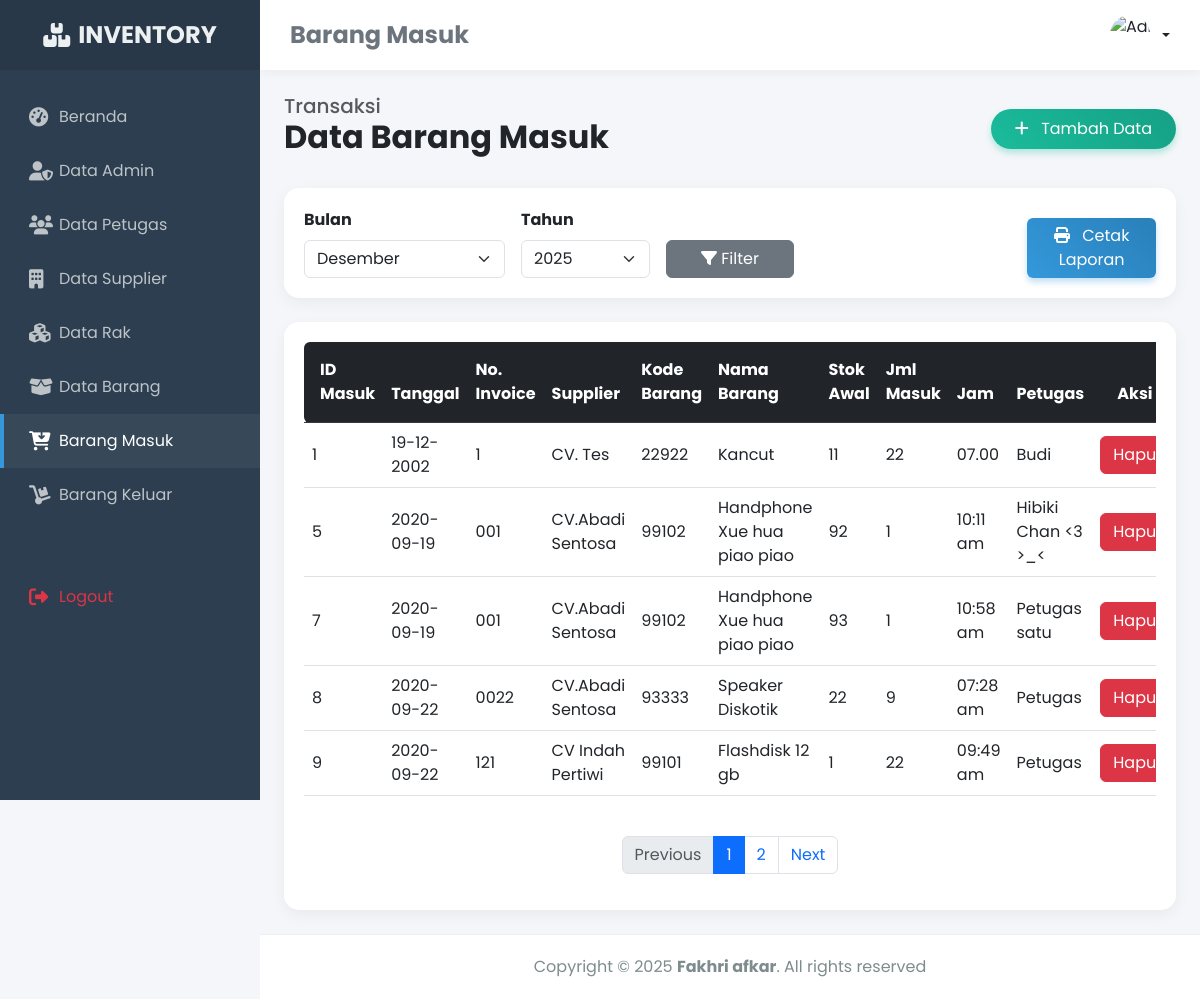
Screenshot of /admin/modul/barangMasuk/title.php with the database file from the repository.
### tables this page shows
CREATE TABLE `tb_barang_in` (
  `id_brg_in` int(11) NOT NULL,
  `tanggal` varchar(255) NOT NULL,
  `noinv` varchar(11) NOT NULL,
  `supplier` varchar(255) NOT NULL,
  `kode_brg` varchar(11) NOT NULL,
  `nama_brg` varchar(255) NOT NULL,
  `stok` int(11) NOT NULL,
  `jml_masuk` int(11) NOT NULL,
  `jam` varchar(255) NOT NULL,
  `petugas` varchar(255) NOT NULL
);

### admin/modul/barangMasuk/title.php (the view, shortened to what this page needs)
<?php
    include '../koneksi.php';
    $bulan_filter = isset($_GET['bulan']) ? $_GET['bulan'] : date('m');
    $tahun_filter = isset($_GET['tahun']) ? $_GET['tahun'] : date('Y');
?>
<!DOCTYPE html>
<html lang="id">
<head>
    <link href="https://cdn.jsdelivr.net/npm/bootstrap@5.3.0/dist/css/bootstrap.min.css" rel="stylesheet">
    <link href="https://cdnjs.cloudflare.com/ajax/libs/font-awesome/6.4.0/css/all.min.css" rel="stylesheet">
    <link href="https://unpkg.com/aos@2.3.1/dist/aos.css" rel="stylesheet">
</head>
<body>
    <div class="sidebar" id="sidebar">
        <a href="#" class="sidebar-brand"><i class="fas fa-boxes me-2"></i> INVENTORY</a>
        <div class="sidebar-nav">
            <a href="?m=awal.php"><i class="fas fa-tachometer-alt"></i> Beranda</a>
            <a href="?m=admin&s=awal"><i class="fas fa-user-shield"></i> Data Admin</a>
            <a href="?m=petugas&s=awal"><i class="fas fa-users"></i> Data Petugas</a>
            <a href="?m=supplier&s=awal"><i class="fas fa-building"></i> Data Supplier</a>
            <a href="?m=rak&s=awal"><i class="fas fa-cubes"></i> Data Rak</a>
            <a href="?m=barang&s=awal"><i class="fas fa-box-open"></i> Data Barang</a>
            <a href="?m=barangMasuk&s=awal" class="active"><i class="fas fa-cart-arrow-down"></i> Barang Masuk</a>
            <a href="?m=barangKeluar&s=awal"><i class="fas fa-dolly"></i> Barang Keluar</a>
            <a href="logout.php" onclick="return confirm('Yakin ingin logout?')" class="text-danger mt-5"><i class="fas fa-sign-out-alt"></i> Logout</a>
        </div>
    </div>
    <div class="main-content" id="content">
        <nav class="top-navbar">
            <h4 class="mb-0 fw-bold text-secondary">Barang Masuk</h4>
            <?php
                $id = $_SESSION['idinv'];
                $sql = "SELECT * FROM tb_admin WHERE id_admin = '$id'";
                $query = mysqli_query($koneksi, $sql);
                $r = mysqli_fetch_array($query);
            ?>
            <div class="dropdown">
                <a class="d-flex align-items-center text-decoration-none dropdown-toggle text-dark" href="#" role="button" data-bs-toggle="dropdown" aria-expanded="false">
                    <img src="../images/admin/<?php echo $r['foto']; ?>" alt="Admin" class="rounded-circle me-2" style="width: 40px; height: 40px; object-fit: cover;">
                </a>
            </div>
        </nav>
        <div class="container-fluid p-4">
            <div class="d-flex justify-content-between align-items-center mb-4" data-aos="fade-down">
                <div>
                    <h5 class="text-muted mb-0">Transaksi</h5>
                    <h2 class="fw-bold text-dark">Data Barang Masuk</h2>
                </div>
                <button type="button" class="btn btn-add px-4 py-2 rounded-pill" data-bs-toggle="modal" data-bs-target="#exampleModalCenter">
                    <i class="fas fa-plus me-2"></i> Tambah Data
                </button>
            </div>
            <div class="card-custom mb-4" data-aos="fade-up">
                <form action="" method="GET" class="row g-3 align-items-end">
                    <div class="col-md-3">
                        <label class="form-label fw-bold">Bulan</label>
                        <select name="bulan" class="form-select">
                            <?php
                            $bulan_array = [
                                '01' => 'Januari', '02' => 'Februari', '03' => 'Maret', '04' => 'April',
                                '05' => 'Mei', '06' => 'Juni', '07' => 'Juli', '08' => 'Agustus',
                                '09' => 'September', '10' => 'Oktober', '11' => 'November', '12' => 'Desember'
                            ];
                            foreach($bulan_array as $key => $val){
                                $selected = ($key == $bulan_filter) ? 'selected' : '';
                                echo "<option value='$key' $selected>$val</option>";
                            }
                            ?>
                        </select>
                    </div>
                    <div class="col-md-2">
                        <label class="form-label fw-bold">Tahun</label>
                        <select name="tahun" class="form-select">
                            <?php
                            $tahun_sekarang = date('Y');
                            for($i=$tahun_sekarang; $i>=2020; $i--){
                                $selected = ($i == $tahun_filter) ? 'selected' : '';
                                echo "<option value='$i' $selected>$i</option>";
                            }
                            ?>
                        </select>
                    </div>
                    <div class="col-md-2">
                        <button type="submit" class="btn btn-secondary w-100"><i class="fas fa-filter"></i> Filter</button>
                    </div>
                    <div class="col-md-2 ms-auto">
                        <a href="modul/barangMasuk/cetak.php?bulan=<?php echo $bulan_filter; ?>&tahun=<?php echo $tahun_filter; ?>" target="_blank" class="btn btn-print w-100">
                            <i class="fas fa-print me-2"></i> Cetak Laporan
                        </a>
                    </div>
                </form>
            </div>
            <div class="card-custom" data-aos="fade-up">
                <div class="table-responsive">
                    <table class="table table-hover align-middle">
                        <thead class="table-dark">
                            <tr>
                                <th class="py-3 ps-3 rounded-start">ID Masuk</th>
                                <th class="py-3">Tanggal</th>
                                <th class="py-3">No. Invoice</th>
                                <th class="py-3">Supplier</th>
                                <th class="py-3">Kode Barang</th>
                                <th class="py-3">Nama Barang</th>
                                <th class="py-3">Stok Awal</th>
                                <th class="py-3">Jml Masuk</th>
                                <th class="py-3">Jam</th>
                                <th class="py-3">Petugas</th>
                                <th class="py-3 pe-3 rounded-end text-center">Aksi</th>
                            </tr>
                        </thead>
                        <tbody>
                            <?php include 'paging.php'; ?>
                        </tbody>
                    </table>
                </div>
                <nav aria-label="Page navigation" class="mt-4">
                    <ul class="pagination justify-content-center">
                        <li class="page-item <?php if($halaman <= 1){ echo 'disabled'; } ?>">
                            <a class="page-link" <?php if($halaman > 1){ echo "href='?m=barangMasuk&s=awal&halaman=$previous&bulan=$bulan_filter&tahun=$tahun_filter'"; } ?>>Previous</a>
                        </li>
                        <?php for($x=1;$x<=$total_halaman;$x++){ ?>
                            <li class="page-item <?php if($halaman == $x) echo 'active'; ?>">
                                <a class="page-link" href="?m=barangMasuk&s=awal&halaman=<?php echo $x ?>&bulan=<?php echo $bulan_filter; ?>&tahun=<?php echo $tahun_filter; ?>"><?php echo $x; ?></a>
                            </li>
                        <?php } ?>
                        <li class="page-item <?php if($halaman >= $total_halaman) { echo 'disabled'; } ?>">
                            <a class="page-link" <?php if($halaman < $total_halaman) { echo "href='?m=barangMasuk&s=awal&halaman=$next&bulan=$bulan_filter&tahun=$tahun_filter'"; } ?>>Next</a>
                        </li>
                    </ul>
                </nav>
            </div>
        </div>
        <footer>
            <p class="mb-0">Copyright &copy; <script>document.write(new Date().getFullYear());</script> <strong>Fakhri afkar</strong>. All rights reserved</p>
        </footer>
    </div>
</body>
</html>

### admin/modul/barangMasuk/paging.php (shortened to what this page needs)
<head>
</head>
<?php
include '../koneksi.php';
$batas = 5;
$halaman = isset($_GET['halaman']) ? (int)$_GET['halaman'] : 1;
$halaman_awal = ($halaman > 1) ? ($halaman * $batas) - $batas : 0;
$next = $halaman + 1;
$data = mysqli_query($koneksi, "SELECT * FROM tb_barang_in");
$jumlah_data = mysqli_num_rows($data);
$total_halaman = ceil($jumlah_data / $batas);
$data_brg_in = mysqli_query($koneksi, "SELECT * FROM tb_barang_in LIMIT $halaman_awal, $batas");
while ($row = mysqli_fetch_array($data_brg_in)) {
?>
    <tr>
        <td><?php echo $row['id_brg_in']; ?></td>
        <td><?php echo $row['tanggal']; ?></td>
        <td><?php echo $row['noinv']; ?></td>
        <td><?php echo $row['supplier']; ?></td>
        <td><?php echo $row['kode_brg']; ?></td>
        <td><?php echo $row['nama_brg']; ?></td>
        <td><?php echo $row['stok']; ?></td>
        <td><?php echo $row['jml_masuk']; ?></td>
        <td><?php echo $row['jam']; ?></td>
        <td><?php echo $row['petugas']; ?></td>
        <td><a href="index.php?m=barangMasuk&s=hapus&id_brg_in=<?php echo $row['id_brg_in']; ?>" onclick="return confirm('Yakin Akan dihapus?')"><button class="btn btn-danger">Hapus</button></a></td>
    </tr>
<?php } ?>

### admin/modul/barangMasuk/title.php (style rules this page uses)
body { font-family: 'Poppins', sans-serif; background-color: #f4f6f9; overflow-x: hidden; }
.sidebar { min-height: 100vh; width: 260px; background: #2c3e50; color: #fff; position: fixed; transition: all 0.3s; z-index: 100; }
.sidebar-brand { height: 70px; display: flex; align-items: center; justify-content: center; font-size: 24px; font-weight: 700; background: rgba(0,0,0,0.1); color: #ecf0f1; text-decoration: none; }
.sidebar-nav { padding: 20px 0; }
.sidebar-nav a { padding: 15px 25px; display: flex; align-items: center; color: #bdc3c7; text-decoration: none; transition: 0.3s; border-left: 4px solid transparent; }
.sidebar-nav a:hover, .sidebar-nav a.active { color: #fff; background: rgba(255,255,255,0.05); border-left: 4px solid #3498db; }
.sidebar-nav i { width: 30px; font-size: 1.2rem; }
.main-content { margin-left: 260px; transition: all 0.3s; min-height: 100vh; display: flex; flex-direction: column; }
.top-navbar { background: #fff; box-shadow: 0 2px 10px rgba(0,0,0,0.05); height: 70px; padding: 0 30px; display: flex; align-items: center; justify-content: space-between; }
.card-custom { border: none; border-radius: 15px; box-shadow: 0 5px 15px rgba(0,0,0,0.05); background: white; padding: 20px; }
.btn-add { background: linear-gradient(45deg, #1abc9c, #16a085); color: white; border: none; box-shadow: 0 4px 6px rgba(26, 188, 156, 0.3); }
.btn-print { background: linear-gradient(45deg, #3498db, #2980b9); color: white; border: none; box-shadow: 0 4px 6px rgba(52, 152, 219, 0.3); }
footer { background: #fff; padding: 20px; text-align: center; color: #7f8c8d; border-top: 1px solid #eee; margin-top: auto; }

### rows the page displays
tb_barang_in: id_brg_in "1", tanggal "19-12-2002", noinv "1", supplier "CV. Tes", kode_brg "22922", nama_brg "Kancut", stok "11", jml_masuk "22", jam "07.00", petugas "Budi"
tb_barang_in: id_brg_in "5", tanggal "2020-09-19", noinv "001", supplier "CV.Abadi Sentosa", kode_brg "99102", nama_brg "Handphone Xue hua piao piao", stok "92", jml_masuk "1", jam "10:11 am", petugas "Hibiki Chan <3 >_<"
tb_barang_in: id_brg_in "7", tanggal "2020-09-19", noinv "001", supplier "CV.Abadi Sentosa", kode_brg "99102", nama_brg "Handphone Xue hua piao piao", stok "93", jml_masuk "1", jam "10:58 am", petugas "Petugas satu"
tb_barang_in: id_brg_in "8", tanggal "2020-09-22", noinv "0022", supplier "CV.Abadi Sentosa", kode_brg "93333", nama_brg "Speaker Diskotik", stok "22", jml_masuk "9", jam "07:28 am", petugas "Petugas"
tb_barang_in: id_brg_in "9", tanggal "2020-09-22", noinv "121", supplier "CV Indah Pertiwi", kode_brg "99101", nama_brg "Flashdisk 12 gb", stok "1", jml_masuk "22", jam "09:49 am", petugas "Petugas"

### other values shown
form field bulan "Desember"
form field tahun "2025"
